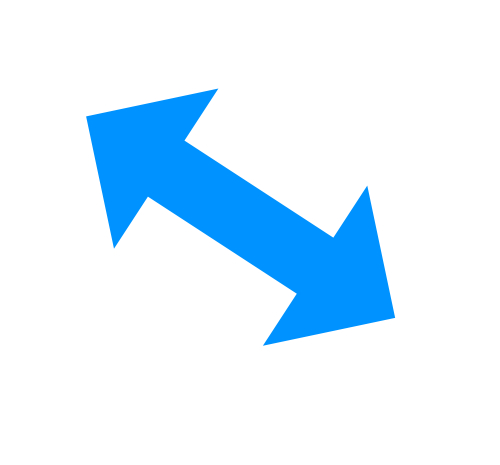
#> input picture images/one_shape.jpg, 500 x 465 px, found by its file name
$ python 02_contour_properties.py
#> lines starting #> are read from the running program, lines starting #| are printed output that depends on the picture; after the words box and inside, x2 and y2 are one past the last pixel; in counts of white or black regions, pixels touching at a corner belong together; long printed decimals are rounded
# https://docs.opencv.org/master/d3/d05/tutorial_py_table_of_contents_contours.html

import cv2
import numpy as np

image  = cv2.imread("images\\one_shape.jpg")
#> image is the input picture: shape (465, 500, 3); mean B, G, R 255, 240.9, 221.9
gray = cv2.cvtColor(image, cv2.COLOR_BGR2GRAY)
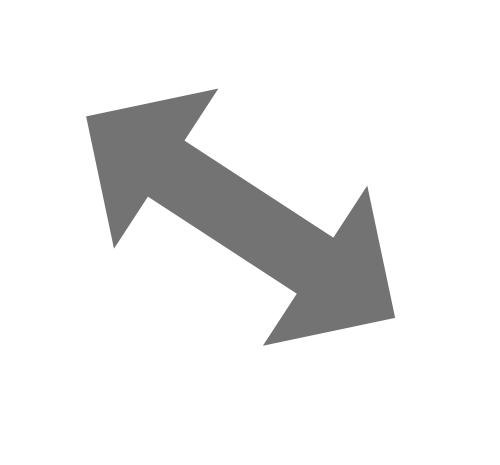
#> gray: shape (465, 500); min 114, max 255, mean 236.8


def show_image(winname, image, destroy=False):
    cv2.imshow(winname, image)
    cv2.waitKey(0)
    if destroy:
        cv2.destroyAllWindows()

# ---------------------------------------------------------------------------- #
#? Find countour and draw

_, thresh = cv2.threshold(gray, 150, 255, cv2.THRESH_BINARY_INV)
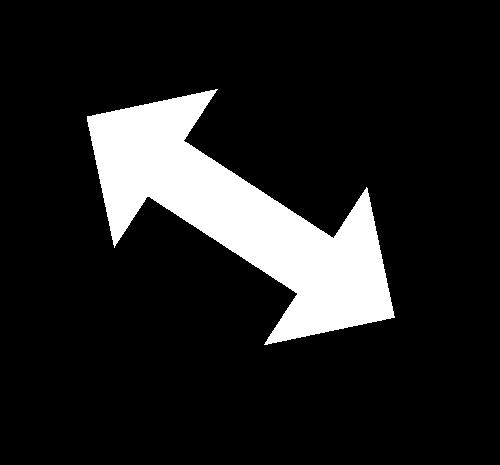
#> thresh: shape (465, 500); 12.9% white; 1 white region

# find contours
contours, _ = cv2.findContours(thresh, cv2.RETR_TREE, cv2.CHAIN_APPROX_SIMPLE)
#> contours = 1 contour; box (x1, y1, x2, y2) and area: (87, 89, 395, 345) 29400

# draw contours
cnt = contours[0]
#> cnt = contour of 573 points, box (x1, y1, x2, y2) (87, 89, 395, 345), area 29400
result = cv2.drawContours(image.copy(), [cnt], 0, (0,255,0), 2)
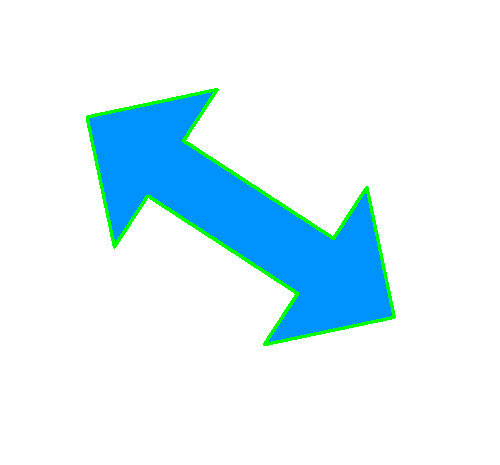
#> result: shape (465, 500, 3); mean B, G, R 250.7, 242.1, 220.6

show_image("Image with contours", result, destroy=True)


# ---------------------------------------------------------------------------- #
#? Aspect Ratio

x,y,w,h = cv2.boundingRect(cnt)
#> x = 87; y = 89; w = 308; h = 256
aspect_ratio = float(w)/h
#> aspect_ratio = 1.2
print('aspect_ratio: ', aspect_ratio)
#| aspect_ratio:  1.203


#? Extent

area = cv2.contourArea(cnt)
#> area = 29399.5
x, y, w, h = cv2.boundingRect(cnt)
rect_area = w * h
#> rect_area = 78848
extent = float(area)/rect_area
#> extent = 0.373
print('extent: ', extent)
#| extent:  0.3729


#? Solidity

area = cv2.contourArea(cnt)
hull = cv2.convexHull(cnt)
#> hull = contour of 21 points, box (x1, y1, x2, y2) (87, 89, 395, 345), area 51521
hull_area = cv2.contourArea(hull)
#> hull_area = 51521
solidity = float(area)/hull_area
#> solidity = 0.571
print('solidity: ', solidity)
#| solidity:  0.5706


#? Equivalent Diameter

area = cv2.contourArea(cnt)
equi_diameter = np.sqrt(4*area/np.pi)
#> equi_diameter = 193.5
print('equi_diameter: ', equi_diameter)
#| equi_diameter:  193.475


#? Orientation

(x,y),(MA,ma),angle = cv2.fitEllipse(cnt)
#> x = 240.1; y = 217; MA = 173.3; ma = 322.9; angle = 123
print('angle: ', angle)
#| angle:  123.026


#? Mask and Pixel Points

mask = np.zeros(image.shape,np.uint8)
cv2.drawContours(mask,[cnt],0,255,-1)
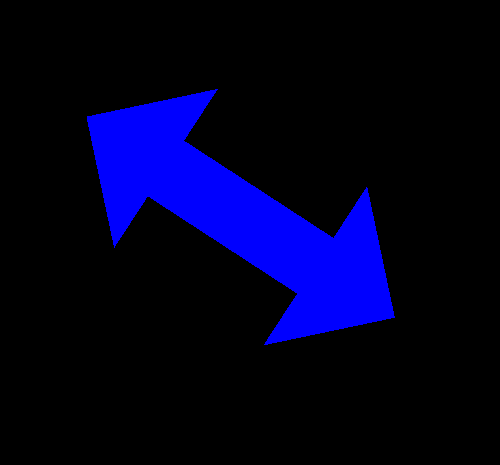
#> mask: shape (465, 500, 3); mean of channels 0, 1, 2 32.8, 0, 0; drawn as B, G, R
pixelpoints = np.transpose(np.nonzero(mask))
#pixelpoints = cv.findNonZero(mask)


#? Maximum Value, Minimum Value and their locations

# min_val, max_val, min_loc, max_loc = cv2.minMaxLoc(image, mask = mask)

#? Mean Color or Mean Intensity
# mean_val = cv2.mean(image, mask = mask)

#? Extreme Points

leftmost = tuple(cnt[cnt[:,:,0].argmin()][0])
#> leftmost = (87, 116)
rightmost = tuple(cnt[cnt[:,:,0].argmax()][0])
#> rightmost = (394, 317)
topmost = tuple(cnt[cnt[:,:,1].argmin()][0])
#> topmost = (215, 89)
bottommost = tuple(cnt[cnt[:,:,1].argmax()][0])
#> bottommost = (264, 344)

cv2.circle(image, leftmost, 5, (255,0,0),-1)
#> image: shape (465, 500, 3); 0.03% of pixels changed, all inside (x1, y1, x2, y2) = (82, 111, 93, 122)
cv2.circle(image, rightmost, 5, (0,255,0),-1)
#> image: shape (465, 500, 3); mean B, G, R 254.9, 240.8, 221.8
cv2.circle(image, topmost, 5, (0,0,255),-1)
#> image: shape (465, 500, 3); mean B, G, R 254.8, 240.7, 221.8
cv2.circle(image, bottommost, 5, (255,100,0),-1)
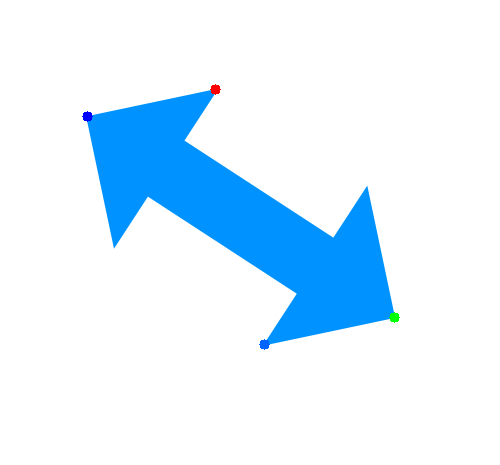
#> image: shape (465, 500, 3); mean B, G, R 254.8, 240.7, 221.8

show_image("Extreme points", image, destroy=True)

# ---------------------------------------------------------------------------- #
